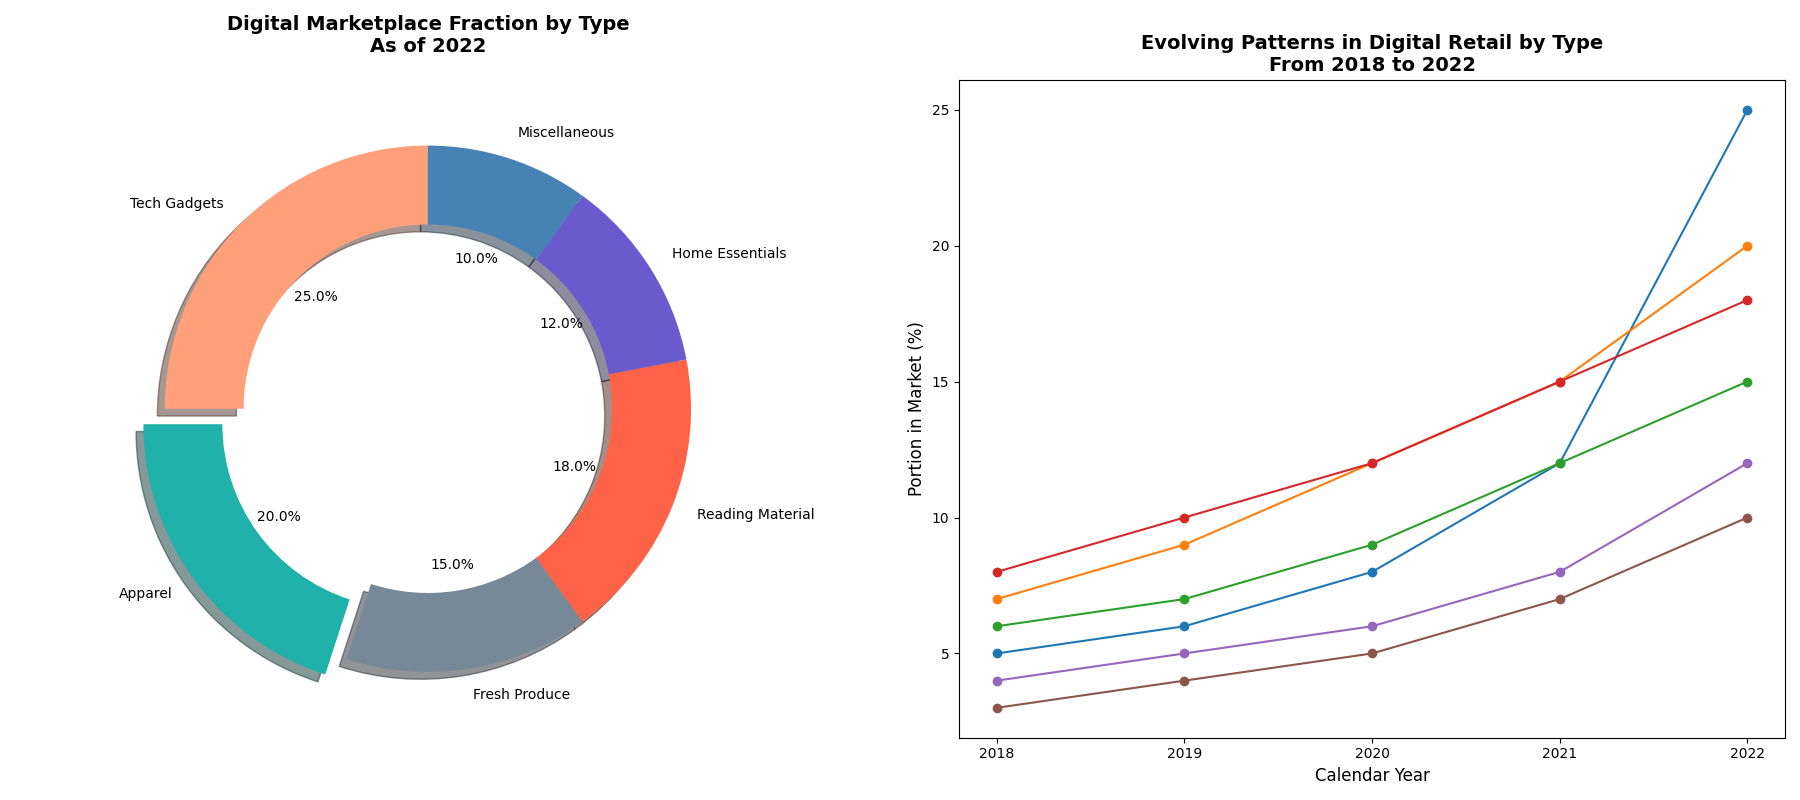

Python code for this plot:
import matplotlib.pyplot as plt

categories = ['Tech Gadgets', 'Apparel', 'Fresh Produce', 'Reading Material', 'Home Essentials', 'Miscellaneous']
market_share = [25, 20, 15, 18, 12, 10]
colors = ['#FFA07A', '#20B2AA', '#778899', '#FF6347', '#6A5ACD', '#4682B4']
years = ['2018', '2019', '2020', '2021', '2022']
growth_data = {
    'Tech Gadgets': [5, 6, 8, 12, 25],
    'Apparel': [7, 9, 12, 15, 20],
    'Fresh Produce': [6, 7, 9, 12, 15],
    'Reading Material': [8, 10, 12, 15, 18],
    'Home Essentials': [4, 5, 6, 8, 12],
    'Miscellaneous': [3, 4, 5, 7, 10]
}

fig, ax = plt.subplots(1, 2, figsize=(18, 8))

explode = (0, 0.1, 0, 0, 0, 0)
ax[0].pie(
    market_share, labels=categories, autopct='%1.1f%%', startangle=90, 
    colors=colors, shadow=True, explode=explode, wedgeprops={'width': 0.3}
)
ax[0].set_title('Digital Marketplace Fraction by Type\nAs of 2022', fontsize=14, fontweight='bold', pad=20)

for category, data in growth_data.items():
    ax[1].plot(years, data, marker='o')

ax[1].set_title('Evolving Patterns in Digital Retail by Type\nFrom 2018 to 2022', fontsize=14, fontweight='bold')
ax[1].set_xlabel('Calendar Year', fontsize=12)
ax[1].set_ylabel('Portion in Market (%)', fontsize=12)

plt.tight_layout()
plt.show()
